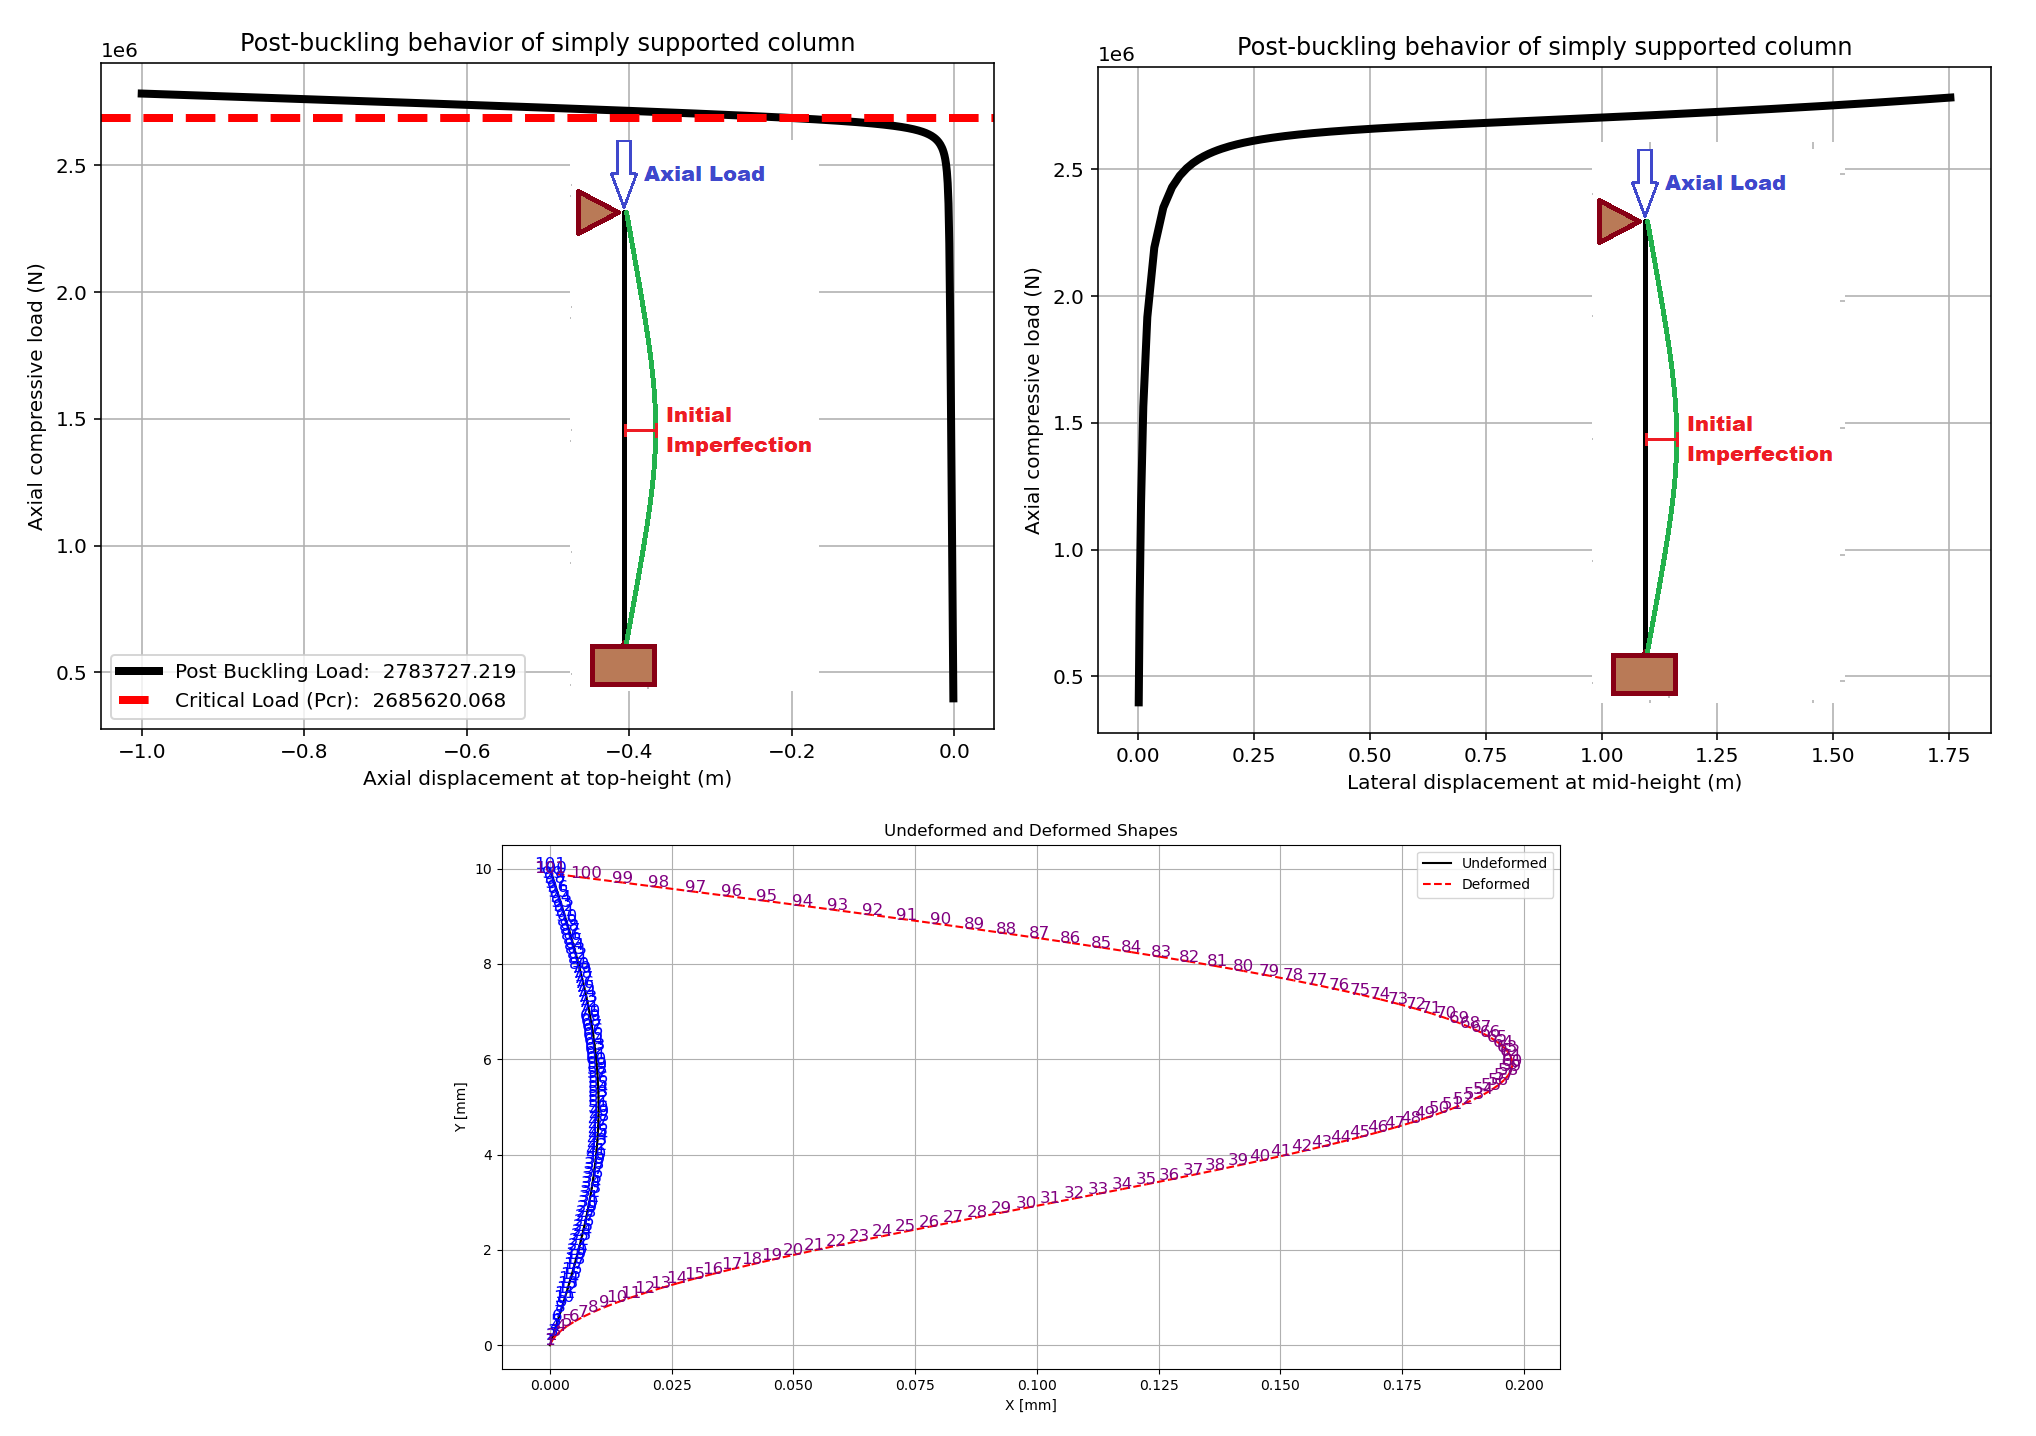

This figure's Python source:
###########################################################################################################
#                                         IN THE NAME OF ALLAH                                            #
#      SIMULATION OF THE POST-BUCKLING BEHAVIOR OF A SIMPLY AND FIXED SUPPORTED COLUMN USING OPENSEES     #
#                                CONSIDERING THE GEOMETRIC NONLINEARITY                                   #
#---------------------------------------------------------------------------------------------------------#
# IT MODELS A 2D ELASTIC BEAM-COLUMN WITH AN INITIAL IMPERFECTION AND APPLIES AN AXIAL COMPRESSIVE        #
# LOAD TO ANALYZE LARGE DISPLACEMENTS.                                                                    #
# 1. MODEL SETUP: A COLUMN OF LENGTH L IS DEFINED WITH N ELEMENTS, INCORPORATING A SMALL INITIAL          #
# IMPERFECTION (HALF-SINE WAVE).                                                                          #
# 2. NODES & BOUNDARY CONDITIONS: NODES ARE CREATED, WITH THE BOTTOM FIXED IN X, Y AND THE TOP FIXED IN   #
# X BUT FREE IN Y AND ROTATION.                                                                           #
# 3. ELEMENT DEFINITION: THE COLUMN IS MODELED USING ELASTIC BEAM-COLUMN ELEMENTS WITH COROTATIONAL       #
# TRANSFORMATION FOR GEOMETRIC NONLINEARITY.                                                              #
# 4. LOAD APPLICATION: A STATIC AXIAL FORCE P IS APPLIED AT THE TOP NODE.                                 #
# 5. ANALYSIS SETUP: A DISPLACEMENTCONTROL INTEGRATOR IS USED TO INCREMENTALLY PUSH THE COLUMN DOWNWARDS. #  
# 6. NONLINEAR SOLVER: THE NEWTON METHOD IS USED WITH A NORMDISPINCR TEST FOR CONVERGENCE.                #
# 7. ANALYSIS EXECUTION: THE LOOP PERFORMS INCREMENTAL LOADING STEPS, RECORDING AXIAL DISPLACEMENT,       #
# LATERAL DISPLACEMENT, AND AXIAL FORCE.                                                                  #
# 8. BUCKLING BEHAVIOR CAPTURE: LATERAL DISPLACEMENTS AT THE MID-HEIGHT NODE INDICATE POST-BUCKLING       #
# DEFORMATION.                                                                                            #
# 9. RESULTS EXTRACTION: REACTION FORCES AT THE BASE NODE PROVIDE THE AXIAL COMPRESSIVE LOAD.             #
# 10. PLOTTING: THE SCRIPT VISUALIZES AXIAL FORCE VS. LATERAL DISPLACEMENT, SHOWING THE POST-BUCKLING     #
# RESPONSE OF THE COLUMN.                                                                                 #
#---------------------------------------------------------------------------------------------------------#
#                          THIS PROGRAM WRITTEN BY SALAR DELAVAR GHASHGHAEI (QASHQAI)                     #
#                                   EMAIL: salar.d.ghashghaei@gmail.com                                   #
###########################################################################################################
import openseespy.opensees as ops
import numpy as np
import matplotlib.pyplot as plt
import Analysis_Function as S02

# Define parameters (units: m, N)
# Define model parameters
P = 400        # [N] Axial Load
L = 10         # [m] Column length
N = 100        # Number of elements
dy = L / N     # Element length
ε = 0.001 * L  # [m] Imperfection amplitude
E = 200e9      # [Pa] Young's modulus
A = 0.02       # [m^2] Cross-sectional area
I = 6.6667e-5  # [m^4] Moment of inertia
#------------------------------------------------------------------------------------------------
# Define Analysis Properties
MAX_ITERATIONS = 1000000   # Convergence iteration for test
MAX_TOLERANCE = 1.0e-10    # Convergence tolerance for test
#------------------------------------------------------------------------------------------------
# Create model (2D, 3 DOF per node: u_x, u_y, theta)
ops.wipe()
ops.model('basic', '-ndm', 2, '-ndf', 3)

# Define nodes with initial imperfection (half-sine wave)
for i in range(N+1):
    y = i * dy
    x = ε * np.sin(np.pi * y / L)  # Imperfection in x-direction
    ops.node(i+1, x, y)
#------------------------------------------------------------------------------------------------
# Define boundary conditions for simply supported column
ops.fix(1, 1, 1, 1)    # Bottom node: fix u_x, u_y, free theta
ops.fix(N+1, 1, 0, 0)  # Top node: fix u_x, free u_y, free theta
#------------------------------------------------------------------------------------------------
# Define a plain load pattern (for static analysis)
ops.timeSeries('Linear', 1)
ops.pattern('Plain', 1, 1)
ops.load(N+1, 0.0, P, 0.0)
#------------------------------------------------------------------------------------------------
# Define geometric transformation (corotational for large displacements)
ops.geomTransf('Corotational', 1)

# Define elastic beam elements
for i in range(1, N+1):
    ops.element('elasticBeamColumn', i, i, i+1, A, E, I, 1)
#------------------------------------------------------------------------------------------------
# Analysis settings
ops.constraints('Plain')
ops.numberer('Plain')
ops.system('BandGeneral')  # System of equations
ops.test('NormDispIncr', MAX_TOLERANCE, MAX_ITERATIONS)  # Convergence test
ops.algorithm('Newton')  # Nonlinear solver
node_tag = N+1  # Top node for displacement control
dof = 2  # y-direction (axial)
disp_inc = -0.001  # Displacement increment (m, negative for compression)
ops.integrator('DisplacementControl', node_tag, dof, disp_inc)
ops.analysis('Static')  # Static analysis
#------------------------------------------------------------------------------------------------
# Run analysis and record results
mid_node = (N//2) + 1  # Mid-height node for lateral displacement
axial_disp = []  # Axial displacement at top node
lateral_disp = []  # Lateral displacement at mid-height
axial_load = []  # Axial compressive load (reaction force)
total_steps = int(np.abs(1/disp_inc))  # Number of analysis steps

for step in range(total_steps):
    OK = ops.analyze(1)  # Perform one analysis step
    S02.ANALYSIS(OK, 1, MAX_TOLERANCE, MAX_ITERATIONS)  # CHECK THE ANALYSIS
    axial_disp.append(ops.nodeDisp(node_tag, dof))      # Record axial displacement
    lateral_disp.append(ops.nodeDisp(mid_node, 1))      # Record lateral displacement
    axial_load.append(-ops.eleResponse(1, 'force')[1])  # Record reaction force at bottom node (compressive load)
    print(f'STEP {step+1} DONE')
else:
    print('Analysis completed successfully')
#------------------------------------------------------------------------------------------------    
# Plot axial load vs. axial displacement
PCR = (np.pi**2 * E * I)/ (0.7*L)**2
plt.figure(figsize=(8, 6))
plt.plot(axial_disp, np.abs(axial_load), 'black', label=f"Post Buckling Load: {np.abs(axial_load[-1]) : .3f}", linewidth=4)
# ADD CRITICAL BUCKLING LOAD AS A HORIZONTAL LINE
plt.axhline(y=PCR, color='r', linestyle='--', label=f"Critical Load (Pcr): {PCR : .3f}", linewidth=4) 
plt.xlabel('Axial displacement at top-height (m)')
plt.ylabel('Axial compressive load (N)')
plt.title('Post-buckling behavior of simply supported column')
plt.grid(True)
plt.legend()
plt.show()    
#------------------------------------------------------------------------------------------------
# Plot axial load vs. lateral displacement
plt.figure(figsize=(8, 6))
plt.plot(lateral_disp, np.abs(axial_load), 'black', linewidth=4)
plt.xlabel('Lateral displacement at mid-height (m)')
plt.ylabel('Axial compressive load (N)')
plt.title('Post-buckling behavior of simply supported column')
plt.grid(True)
plt.show()
#------------------------------------------------------------------------------------------------
# Define a function to plot the frame shapes
def PLOT_FRAME(deformed_scale=1.0):
    fig, ax = plt.subplots(1, figsize=(20, 16))

    # Extract node coordinates
    nodes = ops.getNodeTags()
    node_coords = {node: ops.nodeCoord(node) for node in nodes}

    # Plot undeformed shape
    for ele in ops.getEleTags():
        node1, node2 = ops.eleNodes(ele)
        x1, y1 = node_coords[node1]
        x2, y2 = node_coords[node2]
        ax.plot([x1, x2], [y1, y2], 'k-', label='Undeformed' if ele == 1 else "")  # Black line for undeformed

    # Plot deformed shape
    for ele in ops.getEleTags():
        node1, node2 = ops.eleNodes(ele)
        x1, y1 = node_coords[node1]
        x2, y2 = node_coords[node2]

        ux1, uy1, _ = ops.nodeDisp(node1)  # Displacement at node1
        ux2, uy2, _ = ops.nodeDisp(node2)  # Displacement at node2

        ax.plot([x1 + deformed_scale * ux1, x2 + deformed_scale * ux2],
                [y1 + deformed_scale * uy1, y2 + deformed_scale * uy2],
                'r--', label='Deformed' if ele == 1 else "")  # Red dashed line for deformed
                
    # Annotate nodes with their tags
    for node, (x, y) in node_coords.items():
        ux, uy, _ = ops.nodeDisp(node)  # Displacement at node
        ax.text(x, y, f"{node}", color='blue', fontsize=12, ha='center', label='Node Tags' if node == 1 else "")  # Undeformed
        ax.text(x + deformed_scale * ux, y + deformed_scale * uy, f"{node}", color='purple', fontsize=12, ha='center')  # Deformed            

    #ax.set_aspect('equal', 'box')
    ax.set_xlabel('X [mm]')
    ax.set_ylabel('Y [mm]')
    ax.set_title('Undeformed and Deformed Shapes')
    ax.legend()
    ax.grid()
    plt.show()
    
# Plot frame shapes
PLOT_FRAME(deformed_scale=.1)  # Adjust scale factor as needed

#------------------------------------------------------------------------------------------------
